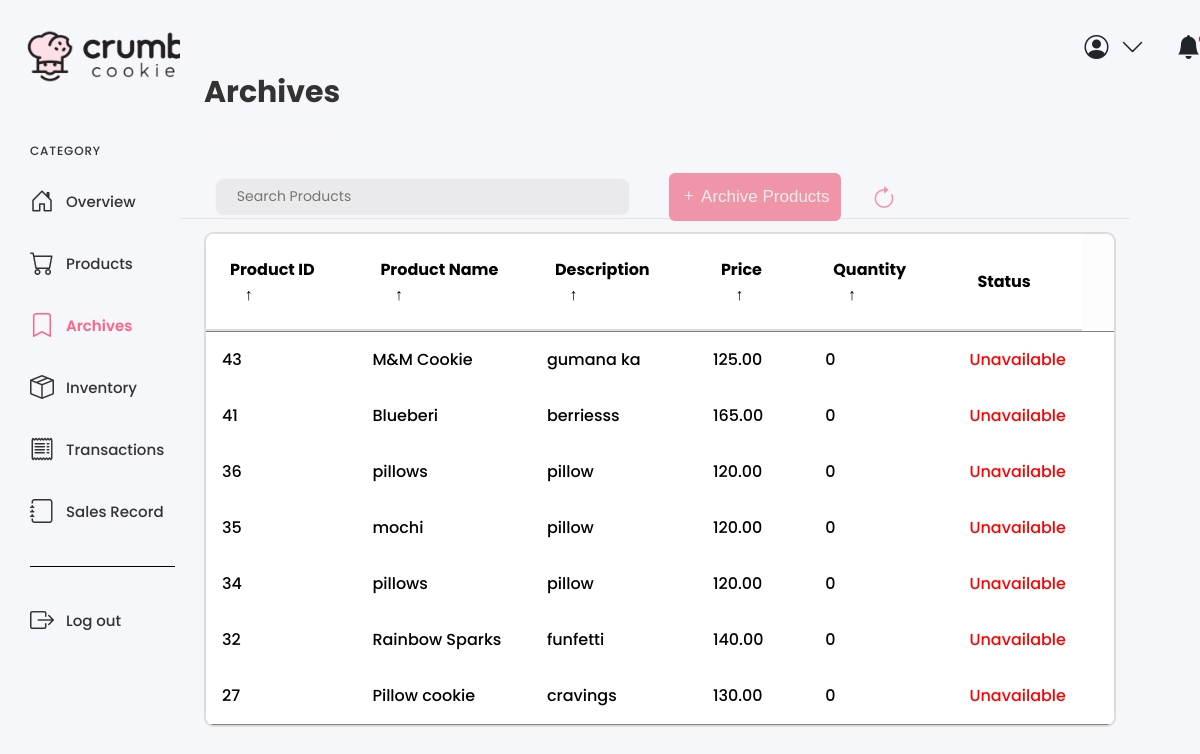
/employee-archives.php, run on an earlier commit of the app's database.
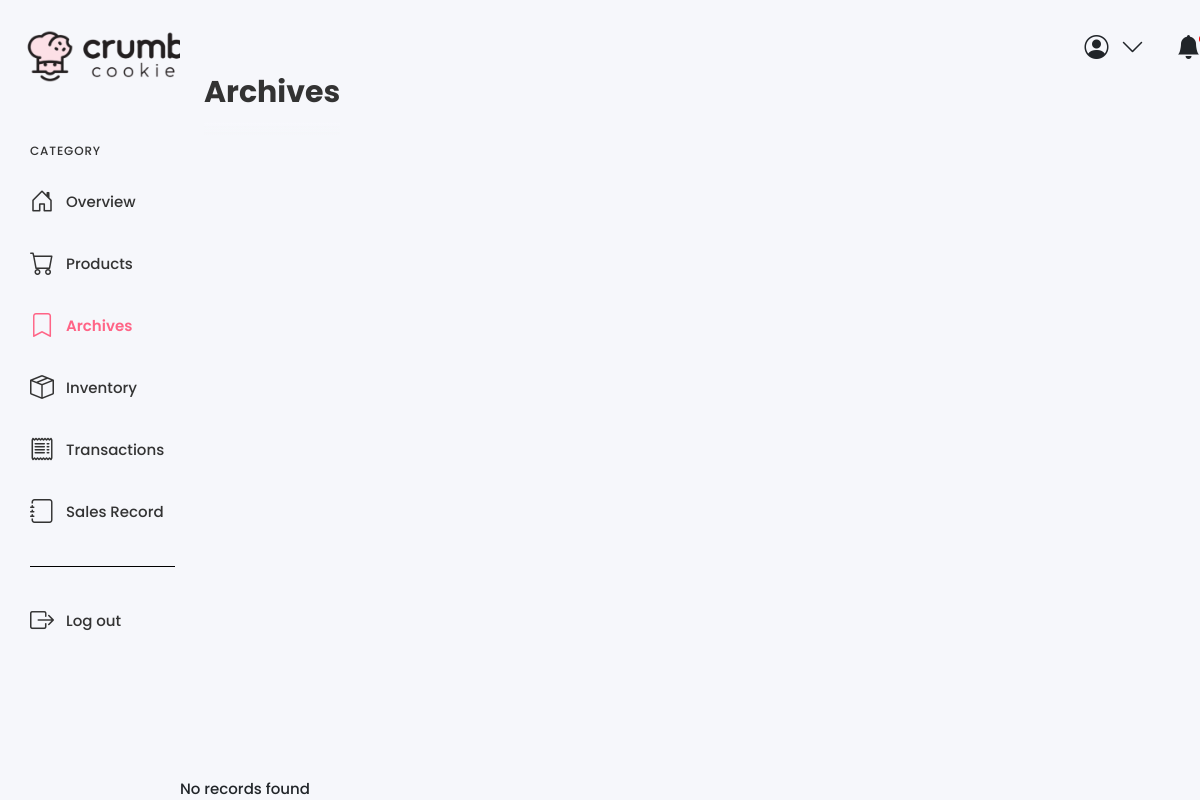
And on a later commit of the database.
### tables this page shows
CREATE TABLE `product_table` (
  `product_id` int(11) NOT NULL AUTO_INCREMENT,
  `product_name` varchar(45) NOT NULL,
  `description` varchar(255) DEFAULT NULL,
  `price` decimal(10,2) NOT NULL,
  `quantity_available` int(11) NOT NULL,
  `img` varchar(255) DEFAULT NULL,
  `status` enum('Available','Unavailable') NOT NULL,
  PRIMARY KEY (`product_id`)
);

### employee-archives.php (the view, shortened to what this page needs)
<!doctype html>
<html lang="en">
  <head>
    <link rel="stylesheet" href="style.css">
    <link href="https://cdn.jsdelivr.net/npm/bootstrap@5.3.3/dist/css/bootstrap.min.css" rel="stylesheet">
    <link href="https://cdn.jsdelivr.net/npm/bootstrap-icons@1.8.0/font/bootstrap-icons.css" rel="stylesheet">
</head>
  <body>
  <div class="sidebar">
  <a class="logo" href="employee-dashboard.php">
    <img src="images/logopic.png" alt="Logo">
  </a>
  <div class="side-wrapper">
   <div class="side-title">CATEGORY</div>
   <div class="side-menu">
    <a class="sidebar-link overview" href="employee-dashboard.php">
     <i class="bi bi-house-door icon"></i>
     Overview
    </a>
    <a class="sidebar-link" href="employee-products.php">
     <i class="bi bi-cart icon"></i>
     Products
    </a>
    <a class="sidebar-link is-active" href="employee-archives.php">
     <i class="bi bi-bookmark"></i>
     Archives
    </a>
    <a class="sidebar-link" href="employee-inventory.php">
     <i class="bi bi-box-seam icon"></i>
     Inventory
    </a>
	<a class="sidebar-link" href="employee-transactions.php">
     <i class="bi bi-receipt"></i>
     Transactions
    </a>
    <a class="sidebar-link" href="employee-salesrecord.php">
     <i class="bi bi-journal icon"></i>
     Sales Record
    </a>
   </div>
  </div>
  <div class="side-wrapper">
   <div class="side-menu">
    <a class="sidebar-link" href="logout.php">
     <i class="bi bi-box-arrow-right icon"></i>
     Log out
    </a>
   </div>
  </div>
 </div>
 <div class="wrapper-table">
  <div class="header">
   <div class="user-settings-container">
      <div class="user-settings">
        <i class="bi bi-person-circle"></i>
        <i class="bi bi-chevron-down"></i>
      </div>
      <div class="user-settings">
        <div class="notify">
          <i class="bi bi-bell-fill"></i>
        </div>
      </div>
    </div>
  </div>
  <div class="main-container">
   <div class="main-header anim" style="--delay: 0s">Archives</div>
</div>
<?php
include "dbconnect.php";
          ?>
          <?php
$selectsql = "SELECT * FROM product_table WHERE status = 'Unavailable' ORDER BY product_id DESC";
$result = $conn->query($selectsql);
if ($result->num_rows > 0) {
  echo "<main class='table anim' style='--delay: .4s' id='user_table'>";
  echo "<section class='table__header anim' style='--delay: .2s'>";
  echo "<div class='input-group'>";
  echo "<input type='search' name='search' class='search-input' placeholder='Search Products'>";
  echo "</div>";
  echo "<button type='button' class='btn btn-pink bi bi-plus' data-bs-toggle='modal' data-bs-target='#pinkModal'> Archive Products</button>";
  echo "<button id='refreshButton' class='btn-refresh'><i class='bi bi-arrow-clockwise'></i></button>";
  echo "</section>";
  echo "<section class='table__body'>";
  echo "<table>";
  echo "<thead>";
  echo "<tr>";
  echo "<th>Product ID <span class='icon-arrow'>&UpArrow;</span></th>";
  echo "<th>Product Name <span class='icon-arrow'>&UpArrow;</span></th>";
  echo "<th>Description <span class='icon-arrow'>&UpArrow;</span></th>";
  echo "<th>Price <span class='icon-arrow'>&UpArrow;</span></th>";
  echo "<th>Quantity <span class='icon-arrow'>&UpArrow;</span></th>";
  echo "<th>Status</th>";
  echo "</tr>";
  echo "</thead>";
  echo "<tbody>";
       foreach ($result as $fielddata) {
        echo "<tr>";
        echo "<td>" . $fielddata['product_id'] . "</td>";
        echo "<td>" . $fielddata['product_name'] . "</td>";
        echo "<td>" . $fielddata['description'] . "</td>";
        echo "<td>" . $fielddata['price'] . "</td>";
        echo "<td>" . $fielddata['quantity_available'] . "</td>";
        echo "<td class='unavailable-status'>" . $fielddata['status'] . "</td>";
        echo "<td>";
        echo "</td>";
        echo "</tr>";
        }
        echo "</tbody>";
        echo "</table>";
        echo "</section>";
        echo "</main>";
      } else {
        echo "No records found";
        }
        ?>
</body>
</html>

What changed in the data, as far as the page shows it:
removed product_table: product_id "43", product_name "M&M Cookie", description "gumana ka", price "125.00", quantity_available "0", status "Unavailable"
removed product_table: product_id "41", product_name "Blueberi", description "berriesss", price "165.00", quantity_available "0", status "Unavailable"
removed product_table: product_id "36", product_name "pillows", description "pillow", price "120.00", quantity_available "0", status "Unavailable"
removed product_table: product_id "35", product_name "mochi", description "pillow", price "120.00", quantity_available "0", status "Unavailable"
removed product_table: product_id "34", product_name "pillows", description "pillow", price "120.00", quantity_available "0", status "Unavailable"
removed product_table: product_id "32", product_name "Rainbow Sparks", description "funfetti", price "140.00", quantity_available "0", status "Unavailable"
removed product_table: product_id "27", product_name "Pillow cookie", description "cravings", price "130.00", quantity_available "0", status "Unavailable"
Also different on the page:
text no longer shown: "Archive Products Product ID ↑ Product Name ↑ Description ↑ Price ↑ Quantity ↑ Status"
text now shown: "No records found"
